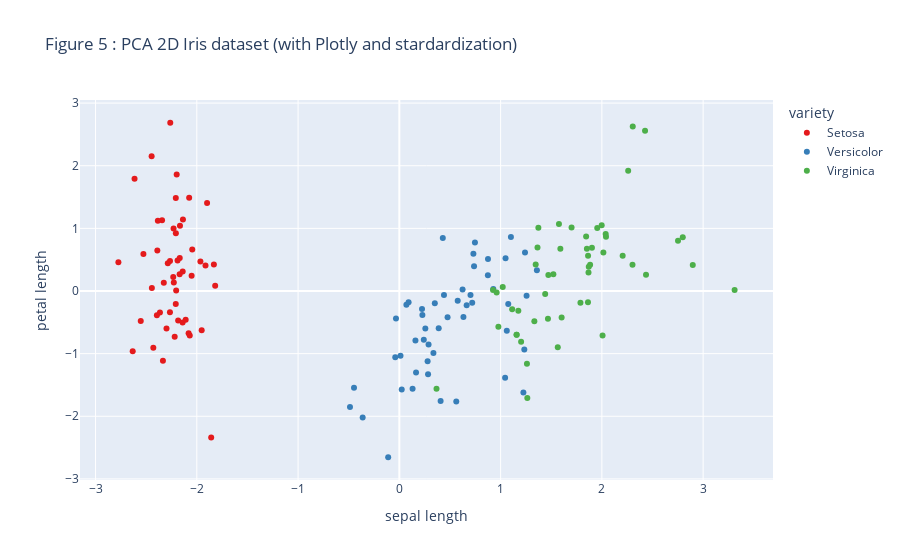

Source (notebook cell):
### Code cell
# Create a 2D scatter plot using Plotly for PCA with standardization (version 1)
fig = px.scatter(
    pca_df_2d_scaled, 
    x='PC1', 
    y='PC2',
    color='variety',  # Use the original variety for colors
    title='Figure 5 : PCA 2D Iris dataset (with Plotly and stardardization)',
    labels={'PC1': 'sepal length', 'PC2': 'petal length'},
    color_discrete_sequence=px.colors.qualitative.Set1  # Use a qualitative color scale
)

# Save the interactive HTML file
fig.write_html('Figure5_PCA_2D_iris_dataset_(with_plotly_and_standardization).html')

# Show the plot
fig.show()

### Figure 1 — Plotly figure (JSON) as saved in the notebook; plotly's stock layout.template omitted (floating-point values rounded to 4 significant figures)
{"data": [{"hovertemplate": "variety=Setosa<br>sepal length=%{x}<br>petal length=%{y}<extra></extra>", "legendgroup": "Setosa", "marker": {"color": "rgb(228,26,28)", "symbol": "circle"}, "mode": "markers", "name": "Setosa", "orientation": "v", "showlegend": true, "type": "scatter", "x": [-2.265, -2.081, -2.364, -2.299, -2.39, -2.076, -2.444, -2.233, -2.335, -2.184, -2.166, -2.326, -2.218, -2.633, -2.199, -2.262, -2.208, -2.19, -1.899, -2.343, -1.914, -2.207, -2.774, -1.819, -2.227, -1.952, -2.051, -2.169, -2.14, -2.265, -2.14, -1.832, -2.615, -2.446, -2.11, -2.208, -2.045, -2.527, -2.43, -2.17, -2.286, -1.858, -2.554, -1.964, -2.137, -2.07, -2.385, -2.394, -2.229, -2.204], "xaxis": "x", "y": [0.48, -0.6741, -0.3419, -0.5974, 0.6468, 1.489, 0.04764, 0.2231, -1.115, -0.469, 1.044, 0.1331, -0.7287, -0.9615, 1.86, 2.686, 1.484, 0.4888, 1.405, 1.128, 0.4089, 0.9241, 0.4583, 0.08556, 0.1373, -0.6256, 0.2422, 0.5271, 0.3132, -0.3377, -0.5045, 0.4237, 1.794, 2.151, -0.4602, -0.2061, 0.6616, 0.5923, -0.9042, 0.2689, 0.4417, -2.337, -0.4791, 0.4723, 1.142, -0.7111, 1.12, -0.3862, 0.998, 0.009216], "yaxis": "y"}, {"hovertemplate": "variety=Versicolor<br>sepal length=%{x}<br>petal length=%{y}<extra></extra>", "legendgroup": "Versicolor", "marker": {"color": "rgb(55,126,184)", "symbol": "circle"}, "mode": "markers", "name": "Versicolor", "orientation": "v", "showlegend": true, "type": "scatter", "x": [1.102, 0.7313, 1.241, 0.4075, 1.075, 0.3887, 0.7465, -0.4873, 0.9279, 0.01143, -0.1102, 0.4407, 0.5621, 0.7196, -0.03335, 0.8754, 0.3503, 0.1588, 1.225, 0.1649, 0.7377, 0.4763, 1.234, 0.6329, 0.7027, 0.8743, 1.257, 1.358, 0.6648, -0.04026, 0.1308, 0.02345, 0.2415, 1.061, 0.224, 0.4291, 1.049, 1.045, 0.06959, 0.2835, 0.2791, 0.6246, 0.3365, -0.3622, 0.2886, 0.09136, 0.2277, 0.5764, -0.4477, 0.2567], "xaxis": "x", "y": [0.863, 0.5946, 0.6163, -1.754, -0.2084, -0.5933, 0.773, -1.852, 0.03223, -1.034, -2.654, -0.0633, -1.765, -0.1862, -0.439, 0.5091, -0.1963, -0.7921, -1.622, -1.303, 0.3966, -0.4173, -0.9333, -0.4164, -0.06341, 0.2508, -0.07726, 0.3313, -0.2259, -1.059, -1.562, -1.572, -0.7773, -0.6338, -0.2878, 0.8456, 0.5221, -1.383, -0.2195, -1.329, -1.12, 0.02492, -0.9884, -2.019, -0.8557, -0.1812, -0.3849, -0.1549, -1.544, -0.5989], "yaxis": "y"}, {"hovertemplate": "variety=Virginica<br>sepal length=%{x}<br>petal length=%{y}<extra></extra>", "legendgroup": "Virginica", "marker": {"color": "rgb(77,175,74)", "symbol": "circle"}, "mode": "markers", "name": "Virginica", "orientation": "v", "showlegend": true, "type": "scatter", "x": [1.845, 1.158, 2.205, 1.44, 1.868, 2.752, 0.367, 2.302, 2.007, 2.26, 1.364, 1.603, 1.884, 1.26, 1.468, 1.59, 1.471, 2.426, 3.311, 1.264, 2.038, 0.978, 2.898, 1.333, 1.701, 1.954, 1.175, 1.021, 1.788, 1.864, 2.436, 2.305, 1.863, 1.114, 1.202, 2.799, 1.576, 1.346, 0.9248, 1.852, 2.015, 1.902, 1.158, 2.041, 1.998, 1.871, 1.565, 1.521, 1.373, 0.9607], "xaxis": "x", "y": [0.8704, -0.6989, 0.562, -0.04699, 0.295, 0.8004, -1.562, 0.4201, -0.7114, 1.921, 0.6928, -0.4217, 0.4192, -1.162, -0.4423, 0.6762, 0.2556, 2.557, 0.01778, -1.707, 0.9105, -0.5718, 0.4136, -0.4818, 1.014, 1.008, -0.3164, 0.06435, -0.1874, 0.5623, 0.2593, 2.626, -0.1785, -0.2929, -0.8113, 0.8568, 1.069, 0.4224, 0.01722, 0.6761, 0.6139, 0.6896, -0.6989, 0.8675, 1.049, 0.387, -0.8967, 0.2691, 1.011, -0.02433], "yaxis": "y"}], "layout": {"legend": {"title": {"text": "variety"}, "tracegroupgap": 0}, "title": {"text": "Figure 5 : PCA 2D Iris dataset (with Plotly and stardardization)"}, "xaxis": {"anchor": "y", "domain": [0, 1], "title": {"text": "sepal length"}}, "yaxis": {"anchor": "x", "domain": [0, 1], "title": {"text": "petal length"}}}}
